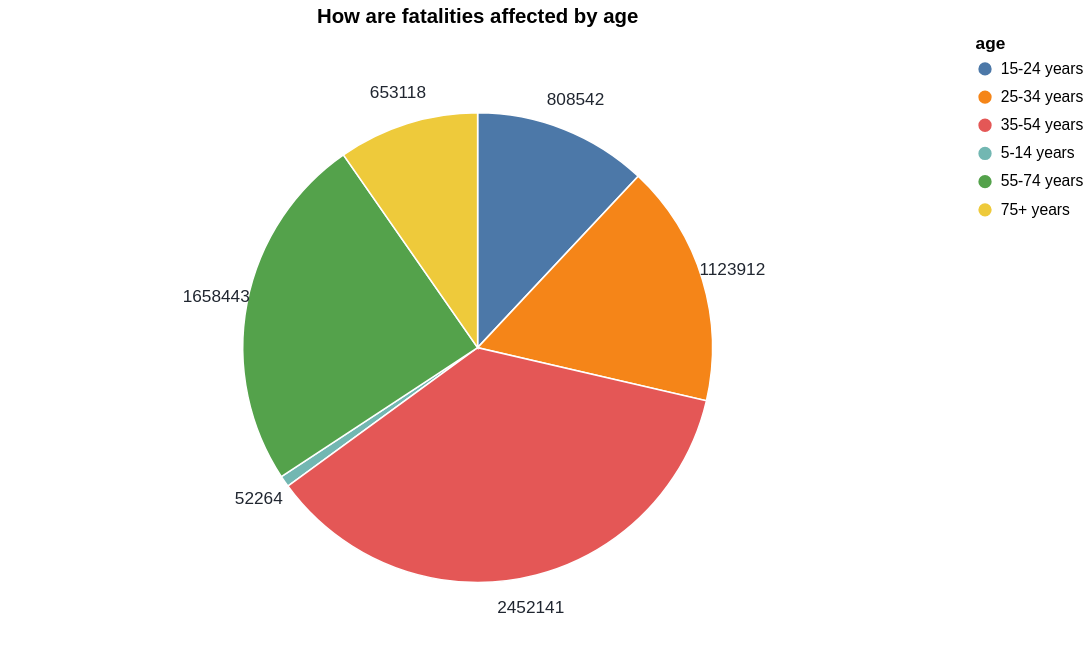

Vega-Lite specification for this chart:
### Vega-Lite specification from a JSON file in a GitHub repository (floating-point values rounded to 4 significant figures)
{"$schema": "https://vega.github.io/schema/vega-lite/v5.json", "title": "How are fatalities affected by age", "width": 600, "height": 400, "data": {"values": [{"age": "5-14 years", "value": 52264}, {"age": "15-24 years", "value": 808542}, {"age": "25-34 years", "value": 1123912}, {"age": "35-54 years", "value": 2452141}, {"age": "55-74 years", "value": 1658443}, {"age": "75+ years", "value": 653118}]}, "mark": "arc", "encoding": {"theta": {"field": "value", "type": "quantitative", "stack": true}, "color": {"field": "age", "type": "nominal"}, "tooltip": [{"field": "age", "type": "nominal", "title": "Age group"}, {"field": "value", "title": "Number of fatalities"}]}, "layer": [{"mark": {"type": "arc", "outerRadius": 150, "stroke": "#fff"}}, {"mark": {"type": "text", "radius": 170, "fill": "#202630"}, "encoding": {"text": {"field": "value", "type": "quantitative"}}}], "view": {"stroke": null}}
